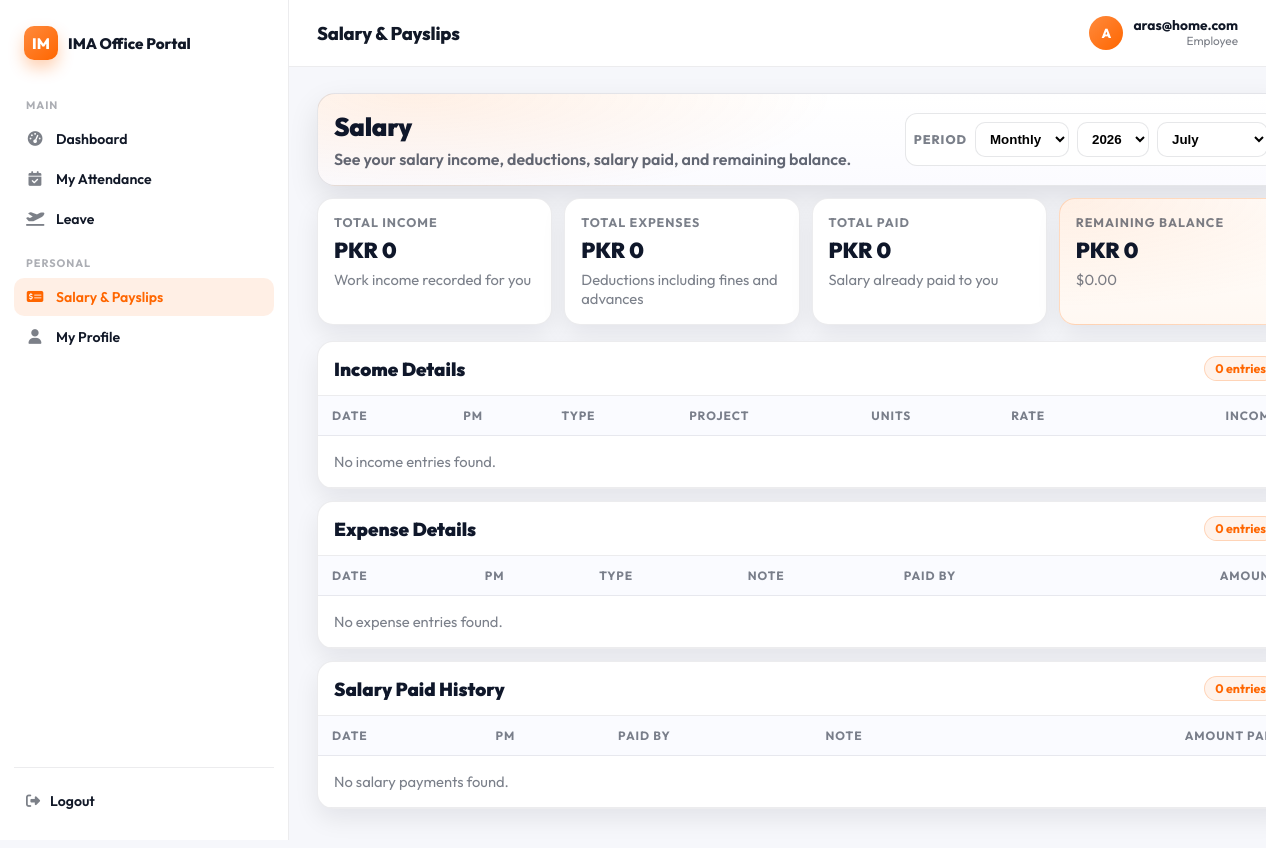
Page /payroll/salary-summary/ (signed in) on the committed database.
### accounts/models.py (models this page shows, shortened)
class Employee(AbstractBaseUser, PermissionsMixin):
    cnic = models.CharField(max_length=13, unique=True, validators=[cnic_validator])
    email = models.EmailField(unique=True, validators=[email_validator])
    full_name = models.CharField(max_length=120, blank=True, null=True, validators=[alpha_spaces])
    fathers_name = models.CharField(max_length=120, blank=True, null=True, validators=[alpha_spaces])
    date_of_birth = models.DateField(blank=True, null=True)
    gender = models.CharField(max_length=10, choices=[('male','Male'),('female','Female'),('other','Other'),('na','Prefer not to say')], blank=True, null=True)
    marital_status = models.CharField(max_length=10, choices=[('single','Single'),('married','Married'),('divorced','Divorced'),('widowed','Widowed')], blank=True, null=True)
    contact_number = models.CharField(max_length=14, blank=True, null=True)
    residential_address = models.TextField(max_length=250, blank=True, null=True)
    date_of_joining = models.DateField(blank=True, null=True)
    reporting_manager_name = models.CharField(max_length=120, blank=True, null=True, validators=[alpha_spaces])
    department = models.CharField(max_length=10, choices=[('HR','HR'),('IT','IT'),('FIN','Finance'),('OPS','Operations'),('SALES','Sales'),('OTHER','Other')], blank=True, null=True)
    designation = models.CharField(max_length=120, blank=True, null=True)
    employment_type = models.CharField(max_length=2, choices=[('FT','Full-time'),('PT','Part-time'),('CT','Contract'),('IN','Internship')], blank=True, null=True)
    employee_code = models.CharField(max_length=20, unique=True, blank=True, null=True)
    profile_picture = models.ImageField(upload_to=profile_picture_path, validators=[], blank=True, null=True)
    cnic_front = models.ImageField(upload_to=cnic_front_path, validators=[], blank=True, null=True)
    cnic_back = models.ImageField(upload_to=cnic_back_path, validators=[], blank=True, null=True)
    degree_certificate = models.FileField(upload_to=degree_path, validators=[], blank=True, null=True)
    father_cnic = models.ImageField(upload_to=father_cnic_path, validators=[], blank=True, null=True)
    emergency_contact_name = models.CharField(max_length=120, blank=True, null=True)
    emergency_relationship = models.CharField(max_length=10, choices=[('father','Father'),('mother','Mother'),('spouse','Spouse'),('sibling','Sibling'),('friend','Friend'),('other','Other')], blank=True, null=True)
    emergency_contact_number = models.CharField(max_length=14, blank=True, null=True)
    emergency_contact_address = models.TextField(blank=True, null=True)
    blood_group = models.CharField(max_length=3, choices=[('A+','A+'),('A-','A-'),('B+','B+'),('B-','B-'),('O+','O+'),('O-','O-'),('AB+','AB+'),('AB-','AB-')], blank=True, null=True)
    previous_employer = models.TextField(blank=True, null=True)
    special_skills = models.TextField(blank=True, null=True)
    ROLE_CHOICES = [
        ('employee', 'Employee'),
        ('pm', 'Project Manager'),
        ('admin', 'Admin (CEO)'),   # 🔹 added Admin role
    ]
    role = models.CharField(
        max_length=20,
        choices=ROLE_CHOICES,
        default='employee',
        help_text="Role of the employee. Default is 'Employee'."
    )
    is_staff = models.BooleanField(default=False)
    is_active = models.BooleanField(default=False)
    date_joined = models.DateTimeField(auto_now_add=True)
    objects = EmployeeManager()
    USERNAME_FIELD = 'cnic'
    REQUIRED_FIELDS = ['email']
    class Media:
        css = {"all": ("css/admin/accounts.css",)}

### payroll/views.py (the view)
# urls.py: path("salary-summary/", employee_salary_summary, name="employee_salary_summary"),
@login_required
def employee_salary_summary(request):
    user = request.user
    if getattr(user, "role", None) != "employee":
        return HttpResponseForbidden("Only employees can view this page.")
    period_ctx = _period_context(request)
    salary_data = summarize_employee_payroll(
        employee=user,
        period=period_ctx["period"],
        year=period_ctx["year"],
        month=period_ctx["month"],
    )
    context = {
        "salary_data": salary_data,
        **period_ctx,
    }
    return render(request, "payroll/employee_salary_summary.html", context)

### payroll/templates/payroll/employee_salary_summary.html (shortened to what this page needs)
{% extends "base.html" %}
{% load humanize %}
{% block page_title %}Salary &amp; Payslips{% endblock %}
{% block content %}
<div class="salary-wrap">
  <div class="salary-topbar">
    <div>
      <h2 class="salary-title">Salary</h2>
      <p class="salary-sub">See your salary income, deductions, salary paid, and remaining balance.</p>
    </div>
    <form class="salary-filter" method="get">
      <label>Period</label>
      <select name="period" onchange="this.form.submit()">
        <option value="month" {% if period == "month" %}selected{% endif %}>Monthly</option>
      </select>
      <select name="year" onchange="this.form.submit()">
        {% for y in year_options %}
          <option value="{{ y }}" {% if y == year %}selected{% endif %}>{{ y }}</option>
        {% endfor %}
      </select>
      <select name="month" {% if period == "year" %}disabled{% endif %} onchange="this.form.submit()">
        {% for m, label in months %}
          <option value="{{ m }}" {% if m == month %}selected{% endif %}>{{ label }}</option>
        {% endfor %}
      </select>
    </form>
  </div>
  <div class="salary-kpis">
    <div class="salary-card">
      <h4>Total Income</h4>
      <div class="value">PKR {{ salary_data.total_income_pkr|floatformat:0|intcomma }}</div>
      <div class="sub">Work income recorded for you</div>
    </div>
    <div class="salary-card">
      <h4>Total Expenses</h4>
      <div class="value">PKR {{ salary_data.total_expenses_pkr|floatformat:0|intcomma }}</div>
      <div class="sub">Deductions including fines and advances</div>
    </div>
    <div class="salary-card">
      <h4>Total Paid</h4>
      <div class="value">PKR {{ salary_data.total_paid_pkr|floatformat:0|intcomma }}</div>
      <div class="sub">Salary already paid to you</div>
    </div>
    <div class="salary-card featured">
      <h4>Remaining Balance</h4>
      <div class="value">PKR {{ salary_data.total_balance_pkr|floatformat:0|intcomma }}</div>
      <div class="sub">${{ salary_data.total_balance_usd|floatformat:2 }}</div>
    </div>
  </div>
  <div class="salary-panels">
    <div class="panel half">
      <div class="panel-head">
        <h3 class="panel-title">Income Details</h3>
        <div class="badge">{{ salary_data.salaries|length }} entries</div>
      </div>
      <div class="table-wrap">
        <table>
          <thead>
            <tr>
              <th>Date</th>
              <th>PM</th>
              <th>Type</th>
              <th>Project</th>
              <th>Units</th>
              <th>Rate</th>
              <th class="num">Income</th>
            </tr>
          </thead>
          <tbody>
            {% for salary in salary_data.salaries %}
              <tr>
                <td>{{ salary.work_date }}</td>
                <td>{{ salary.pm.full_name|default:salary.pm.email|default:salary.pm.cnic }}</td>
                <td>{{ salary.get_salary_type_display }}</td>
                <td>{{ salary.project_name }}</td>
                <td>
                  {% if salary.salary_type == "fixed_budget" %}
                    {{ salary.entries_email|floatformat:2 }} entries/email
                  {% else %}
                    {{ salary.number_of_hours|floatformat:2 }} hours
                  {% endif %}
                </td>
                <td>
                  {% if salary.salary_type == "fixed_budget" %}
                    PKR {{ salary.per_entry_rate|floatformat:2 }}
                  {% else %}
                    PKR {{ salary.per_hour_rate|floatformat:2 }}
                  {% endif %}
                </td>
                <td class="num">PKR {{ salary.income_amount|floatformat:0|intcomma }}</td>
              </tr>
            {% empty %}
              <tr><td colspan="7" class="empty">No income entries found.</td></tr>
            {% endfor %}
          </tbody>
        </table>
      </div>
    </div>
    <div class="panel half">
      <div class="panel-head">
        <h3 class="panel-title">Expense Details</h3>
        <div class="badge">{{ salary_data.expenses|length }} entries</div>
      </div>
      <div class="table-wrap">
        <table>
          <thead>
            <tr>
              <th>Date</th>
              <th>PM</th>
              <th>Type</th>
              <th>Note</th>
              <th>Paid By</th>
              <th class="num">Amount</th>
            </tr>
          </thead>
          <tbody>
            {% for expense in salary_data.expenses %}
              <tr>
                <td>{{ expense.paid_date }}</td>
                <td>{{ expense.pm.full_name|default:expense.pm.email|default:expense.pm.cnic }}</td>
                <td>{{ expense.get_expense_type_display }}</td>
                <td>{{ expense.note|default:"-" }}</td>
                <td>{{ expense.paid_by.full_name|default:expense.paid_by.email|default:"-" }}</td>
                <td class="num">PKR {{ expense.amount_pkr|floatformat:0|intcomma }}</td>
              </tr>
            {% empty %}
              <tr><td colspan="6" class="empty">No expense entries found.</td></tr>
            {% endfor %}
          </tbody>
        </table>
      </div>
    </div>
    <div class="panel">
      <div class="panel-head">
        <h3 class="panel-title">Salary Paid History</h3>
        <div class="badge">{{ salary_data.payments|length }} entries</div>
      </div>
      <div class="table-wrap">
        <table>
          <thead>
            <tr>
              <th>Date</th>
              <th>PM</th>
              <th>Paid By</th>
              <th>Note</th>
              <th class="num">Amount Paid</th>
            </tr>
          </thead>
          <tbody>
            {% for payment in salary_data.payments %}
              <tr>
                <td>{{ payment.paid_date }}</td>
                <td>{{ payment.pm.full_name|default:payment.pm.email|default:payment.pm.cnic }}</td>
                <td>{{ payment.paid_by.full_name|default:payment.paid_by.email|default:"-" }}</td>
                <td>{{ payment.note|default:"-" }}</td>
                <td class="num">PKR {{ payment.amount_pkr|floatformat:0|intcomma }}</td>
              </tr>
            {% empty %}
              <tr><td colspan="5" class="empty">No salary payments found.</td></tr>
            {% endfor %}
          </tbody>
        </table>
      </div>
    </div>
  </div>
</div>
{% endblock %}

### accounts/templates/base.html (shortened to what this page needs)
<!DOCTYPE html>
<html lang="en">
  <head>
    {% load static %}
    <link rel="stylesheet" href="https://cdnjs.cloudflare.com/ajax/libs/font-awesome/6.4.0/css/all.min.css">
    <link rel="stylesheet" href="{% static 'css/portal.css' %}" />
  </head>
  <body class="portal-body">
    <div class="portal-shell">
      <aside class="portal-sidebar" id="portal-sidebar">
        <div class="portal-brand">
          <div class="mark">IM</div>
          <div class="title">IMA Office Portal</div>
        </div>
        <nav class="portal-nav">
          <div class="portal-nav-label">Main</div>
          <a href="{% url 'dashboard' %}" class="{% if request.path == '/dashboard/' %}active{% endif %}">
            <i class="fa-solid fa-gauge-high"></i> Dashboard
          </a>
          <a href="{% url 'attendance:dashboard' %}" class="{% if request.path == '/attendance/dashboard/' %}active{% endif %}">
            <i class="fa-solid fa-calendar-check"></i> My Attendance
          </a>
          <a href="{% url 'my_leave_requests' %}" class="{% if request.path == '/leaves/my-leaves/' %}active{% endif %}">
            <i class="fa-solid fa-plane-departure"></i> Leave
          </a>
          <div class="portal-nav-label">Personal</div>
          {% if request.user.is_authenticated and request.user.role == 'employee' %}
          <a href="{% url 'payroll:employee_salary_summary' %}" class="{% if request.path == '/payroll/salary-summary/' %}active{% endif %}">
            <i class="fa-solid fa-money-check-dollar"></i> Salary &amp; Payslips
          </a>
          {% endif %}
          <a href="{% url 'profile' %}" class="{% if request.path == '/profile/' %}active{% endif %}">
            <i class="fa-solid fa-user"></i> My Profile
          </a>
        </nav>
        <div class="portal-sidebar-footer">
          <a href="{% url 'logout' %}"><i class="fa-solid fa-right-from-bracket" style="color:var(--pf-muted);"></i> Logout</a>
        </div>
      </aside>
      <div class="portal-main">
        <header class="portal-topbar">
          <div style="display:flex;align-items:center;gap:12px;">
            <h1>{% block page_title %}Dashboard{% endblock %}</h1>
          </div>
          <div class="portal-user">
            <div class="avatar">
              {% if request.user.profile_picture %}
                <img src="{{ request.user.profile_picture.url }}" alt="">
              {% else %}
                {{ request.user.full_name|default:request.user.email|slice:":1"|upper }}
              {% endif %}
            </div>
            <div class="meta">
              <div class="name">{{ request.user.full_name|default:request.user.email }}</div>
              <div class="role">{{ request.user.get_role_display }}</div>
            </div>
          </div>
        </header>
        <div class="portal-content">
          {% block content %}{% endblock %}
        </div>
      </div>
    </div>
  </body>
</html>

### rows in the picture
Employee: user.full_name "A", user.full_name "aras@home.com", user.role "Employee"

### other values in the picture
{{ salary_data.total_income_pkr|floatformat:0|intcomma }} "0"
{{ salary_data.total_expenses_pkr|floatformat:0|intcomma }} "0"
{{ salary_data.total_paid_pkr|floatformat:0|intcomma }} "0"
{{ salary_data.total_balance_pkr|floatformat:0|intcomma }} "0"
{{ salary_data.total_balance_usd|floatformat:2 }} "0.00"
{{ salary_data.salaries|length }} "0"
{{ salary_data.expenses|length }} "0"
{{ salary_data.payments|length }} "0"
form field year "2026"
form field month "July"
